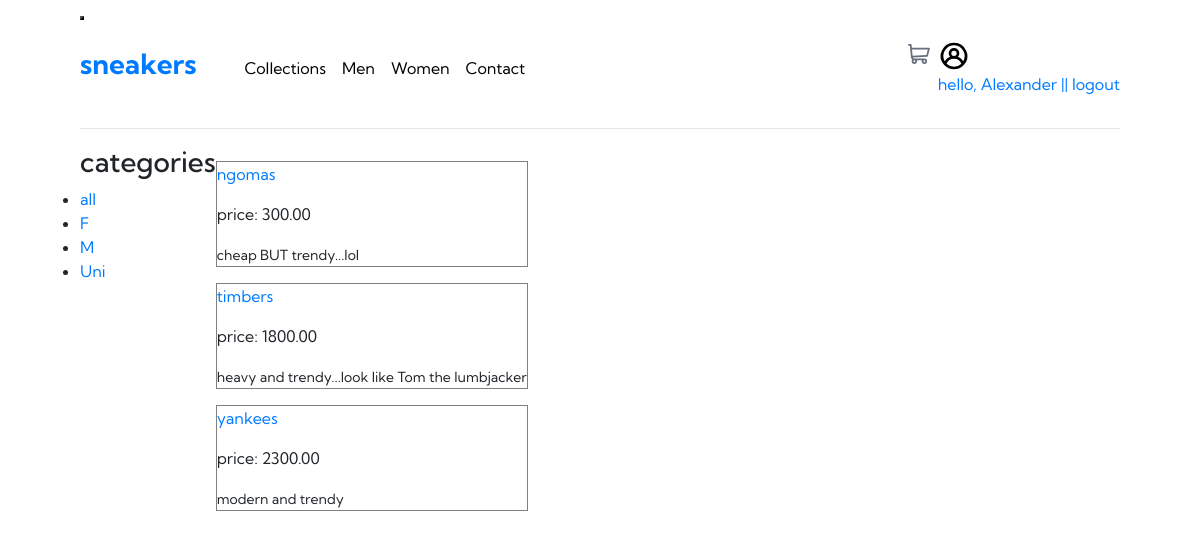
The page /home/ (signed in) on the database its author committed.
### app/models.py (models this page shows, shortened)
class User(AbstractUser):
    name= models.CharField(max_length=200, null=True)
    email = models.EmailField(null=True, unique=True)
    bio = models.TextField(null=True)
    avatar = models.ImageField(null=True, default='profile.svg')
    REQUIRED_FIELDS = []

class Category(models.Model):
    choices = (
    ('M', 'male'),
    ('F', 'female'),
    ('Uni', 'unisex')
    )
    name =  models.CharField(max_length=10, choices=choices, db_index=True)
    slug = models.SlugField(max_length=200, unique=True)
    class Meta:
        ordering = ('name',)
        verbose_name = 'category'
        verbose_name_plural = 'categories'

class Product(models.Model):
    name = models.CharField(max_length=200, db_index=True)
    description = models.TextField(null=True, blank=True)
    price = models.DecimalField(max_digits=10, decimal_places=2, null=True)
    category = models.ForeignKey(Category, related_name='products', on_delete=models.CASCADE)
    updated = models.DateTimeField(auto_now=True)
    created = models.DateTimeField(auto_now_add=True)
    slug = models.SlugField(max_length=200, db_index=True)
    class Meta:
        ordering = ('name',)
        index_together = ( ('id', 'slug'),)

### app/views.py (the view)
# urls.py: path("home/", views.home, name='home'),
def home(request,category_slug=None):
    category = None
    products = Product.objects.all()
    categories = Category.objects.all()
    if category_slug:
        category = get_object_or_404(Category,slug=category_slug)
        products = products.filter(category=category)
    context = {
        'products':products,
        'categories':categories,
    }
    return render(request, 'app/home.html', context )

### cart/cart.py (called while the page is built)
    def __len__(self):
        return sum(item['quantity'] for item in self.cart.values())

    def get_total_price(self):
        return sum(Decimal(item['price']) * item['quantity'] for item in self.cart.values())

### cart/context_processors.py (called while the page is built)
def cart(request):
    return {'cart': Cart(request)}

### app/templates/app/home.html
{% extends 'base.html' %}
{% block content %}
<div class="container home">
    <div class="row">
        <div>
            <h3>categories</h3>
            <ul>
                <li {% if not category %} class="selected" {% endif %}>
                    <a href="{% url 'home' %}">all</a>
                </li>
                {% for c in categories %}
                    <li {% if category.slug == c.slug %} class="selected" {% endif %}>
                        <a href="">{{ c.name }}</a>
                    </li>
                {% endfor %}
            </ul>
        </div>
        <div>
            {% for product in products %}
                <div class="item">
                    <a href="{% url 'product_detail' product.id  product.slug %}"><p>{{ product.name }}</p></a>
                    <p>price: {{ product.price }}</p>
                    <small>{{ product.description }}</small>
                </div>
            {% endfor %}
        </div>
    </div>
</div>
{% endblock %}

### app/templates/base.html (shortened to what this page needs)
{% load bootstrap4 %}
{% load static %}
<!DOCTYPE html>
<html lang="en">
<head>
    {% block styles %}
        {% bootstrap_css %}
        <link rel="stylesheet" href="{% static 'css/base.css' %}">
    {% endblock %}
</head>
<body>
    {% include 'navbar.html' %}
    {% block content %} {% endblock %}
</body>
</html>

### app/templates/navbar.html (shortened to what this page needs)
{% load static %}
<button class="mobile-nav-toggle" aria-controls="primary-navigation" aria-expanded="false"><span class="sr-only">menu</span></button>
<nav>
    <div class="nav-left">
        <div class="logo-div">
            <a href="{% url 'home' %}"><h3>sneakers</h3></a>
        </div>
        <div class="links">
            <ul data-visible='false' id="primary-navigation" class="primary-navigation">
                <li><a href="">Collections</a></li>
                <li><a href="">Men</a></li>
                <li><a href="">Women</a></li>
                <li><a href="">Contact</a></li>
            </ul>
        </div>
    </div>
    <div class="nav-icon-tray">
        <div>
            <a href="" type="button"  data-toggle="modal" data-target="#exampleModal"><img src="{% static 'icons/icon-cart.svg' %}" alt="cart-icon"></a>
        </div>
        <div class="nav-login">
            {% if request.user.is_authenticated %}
                <div>
                    <a href="{% url 'user-profile' user.id %}"><img src="{{ request.user.avatar.url }}" alt="profil pic"></a>
                </div>
                <a href="{% url 'logout' %}">hello, {{ request.user }} || logout</a>
            {% else %}
                <a href="{% url 'login' %}">login</a>
            {% endif %}
        </div>
    </div>
</nav>
<hr>

### static/css/base.css (style rules this page uses)
* { margin: 0; padding: 0; box-sizing: border-box; --primary-color: hsl(26, 100%, 55%); --pale-primary: hsl(25, 100%, 94%); --dark-blue: hsl(220, 13%, 13%); --dark-grayish-blue: hsl(219, 9%, 45%); --grayish-blue: hsl(220, 14%, 75%); --light-grayish-blue: hsl(223, 64%, 98%); --white: hsl(0, 0%, 100%); --black: hsl(0, 0%, 0%); }
body { overflow-x: hidden; padding: 0 5em; font-family: 'Kumbh Sans', sans-serif; }
nav { display: flex; align-items: center; justify-content: space-between; }
.nav-left { display: flex; }
.nav-icon-tray { display: flex; }
.nav-login { margin-left: .5em; }
.nav-login img { width: 2rem; aspect-ratio: 1; }
.logo-div h3 { font-weight: 700; }
.links { display: flex; align-items: center; padding-left: 3em; }
.primary-navigation { list-style: none; padding: 0; margin: 0; display: flex; }
.primary-navigation li a { margin-right: 1rem; color: var(--black); }
@media (min-width: 375px) { nav { padding: 1em 0; } }
.item { border: 1px solid grey; }
.item:not(first_child) { margin-top: 1em; }

### rows shown on the page
User: user.avatar (placeholder picture), user "Alexander"
Category: name "F"
Category: name "M"
Category: name "Uni"
Product: name "ngomas", price "300.00", description "cheap BUT trendy...lol"
Product: name "timbers", price "1800.00", description "heavy and trendy...look like Tom the lumbjacker"
Product: name "yankees", price "2300.00", description "modern and trendy"
